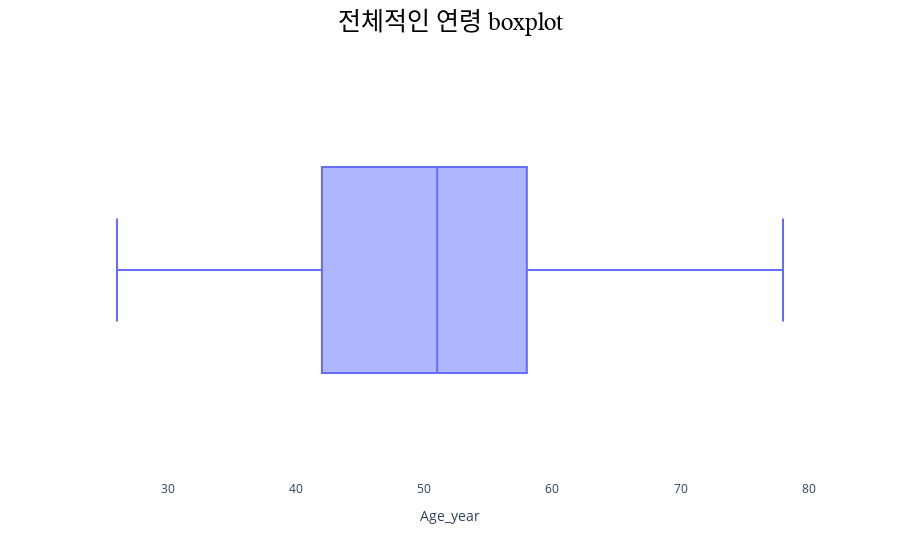

This figure's notebook cell:
### Code cell
# boxplot of age
fig = px.box(data, x="Age_year")
fig.update_layout(title_text="전체적인 연령 boxplot",
                  title_x = 0.5,
                  title_xanchor = 'center',
                  title_font_size = 25,
                  title_font_color = 'black',
                  title_font_family = 'NanumSquare',
                  plot_bgcolor='#ffffff')
fig.show()

### Figure 1 — Plotly figure (JSON) as saved in the notebook; plotly's stock layout.template omitted (floating-point values rounded to 4 significant figures; data arrays with more than 128 entries replaced by an {"elided": "..."} marker saying what was removed)
{"data": [{"alignmentgroup": "True", "hovertemplate": "Age_year=%{x}<extra></extra>", "legendgroup": "", "marker": {"color": "#636efa"}, "name": "", "notched": false, "offsetgroup": "", "orientation": "h", "showlegend": false, "type": "box", "x": {"elided": "412 int values"}, "x0": " ", "xaxis": "x", "y0": " ", "yaxis": "y"}], "layout": {"boxmode": "group", "legend": {"tracegroupgap": 0}, "margin": {"t": 60}, "plot_bgcolor": "#ffffff", "title": {"font": {"color": "black", "family": "NanumSquare", "size": 25}, "text": "전체적인 연령 boxplot", "x": 0.5, "xanchor": "center"}, "xaxis": {"anchor": "y", "domain": [0, 1], "title": {"text": "Age_year"}}, "yaxis": {"anchor": "x", "domain": [0, 1]}}}
